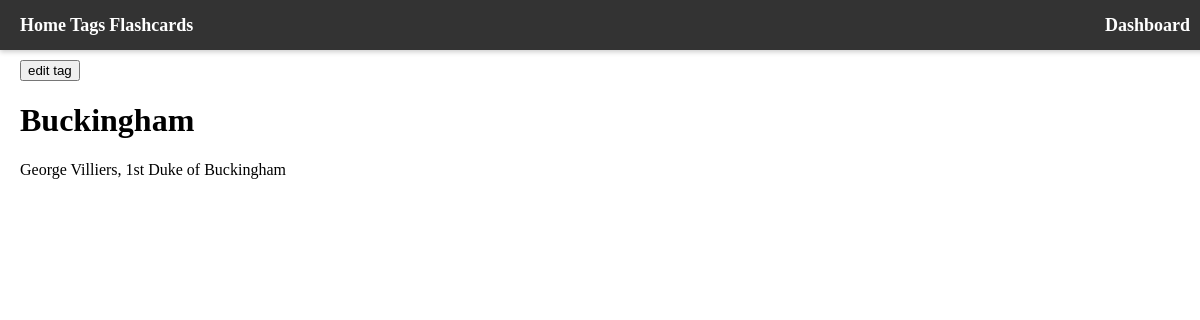
Before: /tag/c6f4cbfa-ef1f-467e-8158-7ad025831d75/Buckingham (signed in) with the older database file.
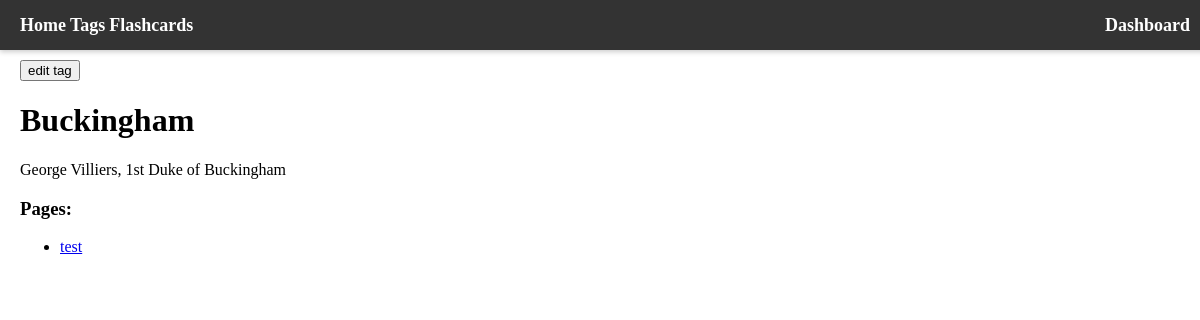
After: the same page with the newer database file.
### info/models.py (models this page shows, shortened)
class Pages(models.Model):
    id = models.UUIDField(primary_key=True, default=uuid.uuid4, editable=False)
    title = models.CharField(max_length=255)
    data = models.TextField()
    tags = models.ManyToManyField("Tags", blank=True, related_name="Pages")
    class Meta:
        verbose_name_plural = ("Pages")

### info/views/tags.py (the view)
# urls.py: path("tag/<uuid:id>/<str:name>", show_tag_details, name="tag glossary"),
def show_tag_details(request, name, id):
    tag = get_object_or_404(Tags, id=id)
    pages = tag.show_pages()
    flashcards = tag.flashcards.all()
    template = loader.get_template("tag_page.html")
    context = {
        "tag" : tag,
        "pages" : pages,
        "flashcards": flashcards
    }
    return HttpResponse(template.render(context, request))

### info/models.py (called while the page is built)
    def show_pages(self):
        return self.pages.all()

### info/templates/tag_page.html (shortened to what this page needs)
{% extends "base.html"%}
{% block content %}
{% if user.is_authenticated %}
<a href="/tags/edit/{{tag.id}}/{{tag.name}}"><button>edit tag</button></a>
{% endif %}
<h1>{{tag.name}}</h1>
<p>{{tag.details}}</p>
{% if pages|length > 0 %}
<h3>Pages:</h3>
<ul>
    {% for page in pages %}
    <li><a href="/page/{{page.id}}/{{page.title}}">{{page.title}}</a></li>
    {% endfor %}
</ul>
{% endif %}
{% endblock %}

Changed rows visible on the page:
added Pages: title "test"
Other visible differences:
text now shown: "Pages:"
